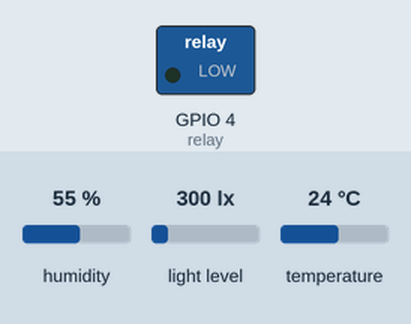
Recording of a sketch running on a simulated ESP8266 (NodeMCU). On the bench: switched loads named in the sketch (green lamp = pin HIGH). The inputs (shaded band) are chosen by the test bench; at power-on: humidity 55 %, light level 300 lx, temperature 24 °C. Random numbers use the default seed unless the sketch sets one; no MQTT or app messages arrive unless stated; what the sketch prints to the serial monitor is not drawn. At 4.1 s the program puts the board to deep sleep or switches it off; the recording ends there.

Above: at 0.1 s.
Timing chart, 0 to 4.1 s (numbered marks = the images above):
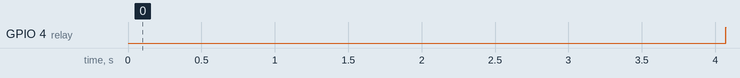

Measured:
- by itself, GPIO 4 (relay): LOW → HIGH at 4.1 s

The sketch:

mcuv01.ino
```cpp
#include <DHT.h>
#include <DHT_U.h>
#include <ESP8266WiFi.h>
#include <PubSubClient.h>
#include <Wire.h>
#include <Adafruit_Sensor.h>
#include <Adafruit_TSL2561_U.h>
#include "DHT.h"


// Update these with values suitable for your network.
const char* ssid = "Temer";
const char* password = "2444666668888888";
const char* mqtt_server = "m23.cloudmqtt.com";
#define mqtt_port 15474
#define MQTT_USER "node"
#define MQTT_PASSWORD "node"
#define MQTT_TOPIC_TEMP "publico/temp"
#define MQTT_TOPIC_HUMID "publico/umid"
#define MQTT_TOPIC_HUMIDAIR "publico/umidair"
#define MQTT_TOPIC_LUX "publico/lux"
#define DHTPIN 6     // em qual porta o DHT vai funcionar
#define DHTTYPE DHT22   // especificando o modelo DHT utilizado

Adafruit_TSL2561_Unified tsl = Adafruit_TSL2561_Unified(TSL2561_ADDR_FLOAT, 12345); //inicializando o TSL no endereço padrão (0x39)
DHT dht(DHTPIN, DHTTYPE); //criamos objeto DHT
int relay = 4; //definido o pino 4 para o acionamento do relé da bomba d'agua

String temp_str;
String lum_str;
String umis_str;
String umia_str;    //inicializando variáveis String e char para manipulação dos dados e envio ao servidor
char temperatura[50];
char luminosidade[50];
char umidadeAr[50];
char umidadeSolo[50];

WiFiClient wifiClient;

PubSubClient client(wifiClient);

//Função para leitura de umidade do solo
//Parâmetros: nenhum
//Retorno: umidade de 0 a 100
//Observação: o A0 do NodeMCU permite até, no máximo, 3.3V. Dessa forma,
//            para 3.3V, temos 978 como leitura de A0
float FazLeituraUmidadeSolo(void)
{
    int ValorA0;
    float UmidadePercent;

     ValorA0 = analogRead(0);   //978 -> 3,3V (usando porta A0)
     Serial.print("[Leitura A0] ");
     Serial.println(ValorA0);

     UmidadePercent = 100 * ((978-(float)ValorA0) / 978);
     Serial.print("[Umidade Percentual] ");
     Serial.print(UmidadePercent);
     Serial.println("%");

     return UmidadePercent;
}

//Função para leitura de temperatura ambiente
//Parâmetros: nenhum
//Retorno: temperatura em Celsius (float)
//Observação: nenhuma
float FazLeituraDHTemp(void)
{
    // Faz a leitura em Celsius
    float t = dht.readTemperature();

    return t;
}

//Função para leitura de umidade do ar
//Parâmetros: nenhum
//Retorno: umidade em percentual
//Observação: nenhuma
float FazLeituraDHTUmid(void)
{
    float h = dht.readHumidity();

    return h;
}

//Função para realizar a configuração e conexão ao WiFi
//Parâmetros: nenhum
//Retorno: nenhum
//Observação: O nome da rede e senha foram inicializados no começo do código.
void setup_wifi() {
    delay(10);
    // We start by connecting to a WiFi network
    Serial.println();
    Serial.print("Connecting to ");
    Serial.println(ssid);
    WiFi.begin(ssid, password);
    while (WiFi.status() != WL_CONNECTED) {
      delay(500);
      Serial.print(".");
    }
    randomSeed(micros());
    Serial.println("");
    Serial.println("WiFi connected");
    Serial.println("IP address: ");
    Serial.println(WiFi.localIP());
}

void reconnect() {
  // Loop until we're reconnected
  while (!client.connected()) {
    Serial.print("Attempting MQTT connection...");
    client.publish("publico/in", "hello world");
    // Create a random client ID
    String clientId = "NodeMCUClient-";
    clientId += String(random(0xffff), HEX);
    // Attempt to connect
    if (client.connect(clientId.c_str(),MQTT_USER,MQTT_PASSWORD)) {
      Serial.println("connected.");
      //Once connected, publish an announcement...
      client.publish("publico/in", "connected to broker");
    } else {
      Serial.print("failed, rc=");
      Serial.print(client.state());
      Serial.println(" try again in 5 seconds");
      // Wait 5 seconds before retrying
      delay(5000);
    }
  }
}
void setup() {
  Serial.begin(115200);
  Serial.setTimeout(100);// Set time out for setup_wifi();
  client.setServer(mqtt_server, mqtt_port);
  reconnect();
  if(!tsl.begin())
  {
    Serial.print("No TSL2561 detected");
    while(1);
  }
  tsl.enableAutoRange(true);
  tsl.setIntegrationTime(TSL2561_INTEGRATIONTIME_13MS);
  pinMode(relay, OUTPUT);

}

void loop() {
   client.loop();

// faremos a leitura do evento TSL2561 agora
   /* Get a new sensor event */
   sensors_event_t event;
   tsl.getEvent(&event);
   /* REALIZAÇÃO DAS LEITURAS COM OS SENSORES*/
   float fluminosidade = event.light;
   float ftemperatura = FazLeituraDHTemp();
   float fumidadeSolo = FazLeituraUmidadeSolo();
   float fumidadeAr = FazLeituraDHTUmid();
   /*ACIONAMENTO DA BOMBA*/
   digitalWrite(relay, LOW);  //Liga relé e bomba por alguns segundos
   delay(4000); //tempo de rega
   digitalWrite(relay, HIGH); //Desliga relé e bomba

   /*TROCANDO O TIPO DE DADO PARA ENVIO AO MQTT*/
   temp_str = String(ftemperatura); //converting ftemp (the float variable above) to a string
   temp_str.toCharArray(temperatura, temp_str.length() + 1); //packaging up the data to publish to mqtt whoa...

   lum_str = String(fluminosidade);
   lum_str.toCharArray(luminosidade, lum_str.length() + 1);

   umis_str = String(fumidadeSolo);
   umis_str.toCharArray(umidadeSolo, umis_str.length() + 1);

   umia_str = String(fumidadeAr);
   umia_str.toCharArray(umidadeAr, lum_str.length() + 1);

   /*ENVIO DE INFORMAÇÕES AO SERVIDOR*/
   client.publish(MQTT_TOPIC_TEMP, temperatura);
   client.publish(MQTT_TOPIC_HUMID, umidadeSolo);
   client.publish(MQTT_TOPIC_HUMIDAIR, umidadeAr);
   client.publish(MQTT_TOPIC_LUX, luminosidade);

   ESP.deepSleep(29 * 60000000);//Dorme por 29 minutos (Deep-Sleep em Micro segundos).

 }
```
